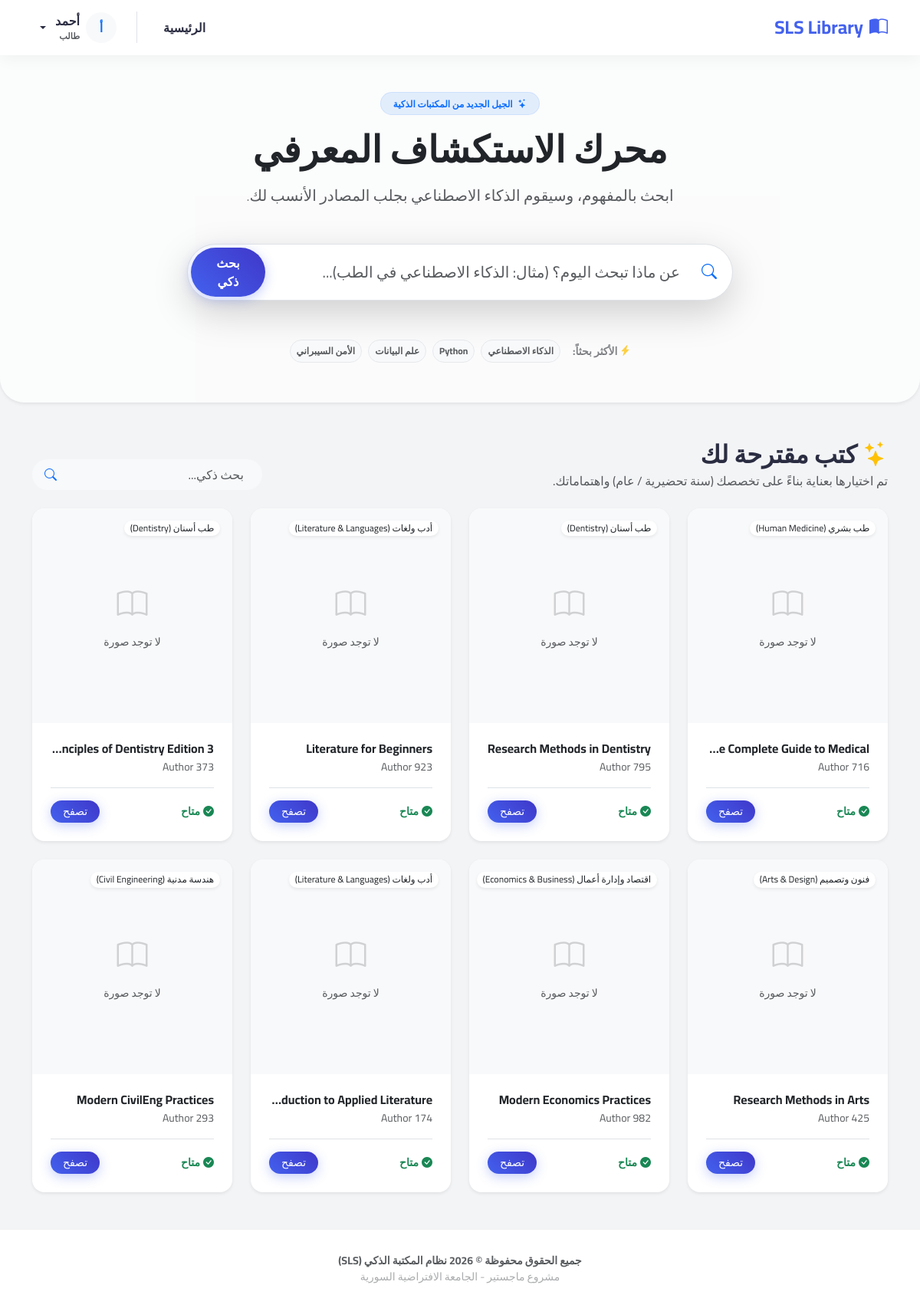
Screenshot of / (signed in) with the database file from the repository.
### library/models.py (models this page shows, shortened)
class StudentProfile(models.Model):
    MAJOR_CHOICES = [
        ('General', 'سنة تحضيرية / عام'),
        ('CS', 'علم الحاسوب (Computer Science)'),
        ('SE', 'هندسة برمجيات (Software Engineering)'),
        ('AI', 'ذكاء اصطناعي (AI)'),
        ('CyberSec', 'أمن سيبراني (Cyber Security)'),
        ('Med', 'طب بشري'),
        ('Dent', 'طب أسنان'),
        ('Pharm', 'صيدلة'),
        ('Arch', 'هندسة معمارية'),
        ('Civil', 'هندسة مدنية'),
        ('Business', 'إدارة أعمال'),
        ('Law', 'حقوق'),
    ]
    user = models.OneToOneField(User, on_delete=models.CASCADE)
    student_id = models.CharField(max_length=20, unique=True, verbose_name="الرقم الجامعي")
    major = models.CharField(
        max_length=50,
        choices=MAJOR_CHOICES,
        default='General',
        verbose_name="التخصص الدراسي"
    )
    interest_fingerprint = models.TextField(blank=True, null=True, verbose_name="بصمة الاهتمامات")

class Book(models.Model):
    CATEGORY_CHOICES = [
        ('Programming', 'برمجة وتطوير (Programming)'),
        ('CyberSecurity', 'أمن سيبراني (Cyber Security)'),
        ('AI', 'ذكاء اصطناعي (AI & Data Science)'),
        ('Networking', 'شبكات واتصالات (Networking)'),
        ('Medical', 'طب بشري (Human Medicine)'),
        ('Pharmacy', 'صيدلة (Pharmacy)'),
        ('Dentistry', 'طب أسنان (Dentistry)'),
        ('Nursing', 'تمريض (Nursing)'),
        ('Engineering', 'هندسة عامة (General Engineering)'),
        ('CivilEng', 'هندسة مدنية (Civil Engineering)'),
        ('Arch', 'هندسة معمارية (Architecture)'),
        ('Electrical', 'هندسة كهربائية (Electrical Eng)'),
        ('Law', 'قانون وحقوق (Law)'),
        ('Economics', 'اقتصاد وإدارة أعمال (Economics & Business)'),
        ('Psychology', 'علم نفس (Psychology)'),
        ('Sociology', 'علم اجتماع (Sociology)'),
        ('History', 'تاريخ (History)'),
        ('Geography', 'جغرافيا (Geography)'),
        ('Literature', 'أدب ولغات (Literature & Languages)'),
        ('Religion', 'شريعة ودراسات إسلامية (Islamic Studies)'),
        ('Math', 'رياضيات (Mathematics)'),
        ('Physics', 'فيزياء (Physics)'),
        ('Chemistry', 'كيمياء (Chemistry)'),
        ('Biology', 'أحياء (Biology)'),
        ('Arts', 'فنون وتصميم (Arts & Design)'),
        ('General', 'ثقافة عامة (General Culture)'),
    ]
    title = models.CharField(max_length=200, verbose_name="عنوان الكتاب")
    author = models.CharField(max_length=100, verbose_name="المؤلف")
    isbn = models.CharField(max_length=13, blank=True, null=True, verbose_name="رقم الإيداع (ISBN)")
    category = models.CharField(max_length=50, choices=CATEGORY_CHOICES, default='General', verbose_name="التصنيف")
    description = models.TextField(blank=True, verbose_name="وصف الكتاب")
    cover_image_url = models.URLField(blank=True, null=True, verbose_name="رابط الغلاف")
    page_count = models.IntegerField(default=100, verbose_name="عدد الصفحات")
    total_copies = models.IntegerField(default=1, verbose_name="العدد الكلي")
    available_copies = models.IntegerField(default=1, verbose_name="النسخ المتاحة")
    tags = models.CharField(max_length=200, blank=True, verbose_name="وسوم")
    embedding = models.JSONField(blank=True, null=True, verbose_name="البصمة الرقمية (AI Vector)")
    created_at = models.DateTimeField(auto_now_add=True)

### library/views.py (the view)
# urls.py: path('', views.home, name='home'),
@login_required
def home(request):
    books = []
    ai_engine = SmartLibraryAI()
    if hasattr(request.user, 'studentprofile'):
        profile = request.user.studentprofile
        last_loan = Transaction.objects.filter(student=profile).order_by('-request_date').first()
        if last_loan:
            books = ai_engine.get_recommendations(last_loan.book.id, top_k=8)
        if not books:
            major_text = profile.get_major_display()
            if major_text != 'General':
                books = ai_engine.recommend_by_profile(major_text, top_k=8)
    if not books:
        books = Book.objects.all().order_by('-id')[:8]
    return render(request, 'library/home.html', {'books': books})

### library/ai_engine.py (called while the page is built, shortened)
    def __new__(cls):
        if cls._instance is None:
            cls._instance = super(SmartLibraryAI, cls).__new__(cls)
            print("⏳ Loading AI Model (Multilingual Pro)...")
            try:
                cls._model = SentenceTransformer('paraphrase-multilingual-MiniLM-L12-v2')
                print("✅ AI Model Loaded Successfully (Supports Arabic & English).")
            except Exception as e:
                print(f"❌ Error loading AI model: {e}")
                cls._model = None
        return cls._instance

    def generate_embedding(self, text):
        if not self._model:
            return []
        embedding = self._model.encode(text, convert_to_tensor=False)
        return embedding.tolist()

    def update_book_embedding(self, book):
        full_text = f"{book.title}. {book.category}. {book.description}. {book.tags}"
        book.embedding = self.generate_embedding(full_text)
        book.save()
        print(f"✅ Updated multilingual embedding for: {book.title}")

    def semantic_search(self, query, top_k=5):
        if not self._model:
            return Book.objects.filter(title__icontains=query)

    def get_recommendations(self, book_id, top_k=4):
        try:
            target_book = Book.objects.get(id=book_id)
            if not target_book.embedding:
                self.update_book_embedding(target_book)
            if not target_book.embedding: return []
        except Book.DoesNotExist:
            return []

    def recommend_by_profile(self, profile_text, top_k=8):
        enhanced_query = f"كتب ومراجع علمية في تخصص {profile_text}"
        return self.semantic_search(enhanced_query, top_k=top_k)

### templates/library/home.html (shortened to what this page needs)
{% extends 'library/base.html' %}
{% block content %}
<section class="position-relative overflow-hidden p-5 text-center bg-white mb-5 rounded-bottom-5 shadow-sm">
    <div class="container position-relative z-1">
        <span class="badge bg-primary bg-opacity-10 text-primary border border-primary border-opacity-10 rounded-pill px-3 py-2 mb-3">
            <i class="bi bi-stars me-1"></i> الجيل الجديد من المكتبات الذكية
        </span>
        <h1 class="display-5 fw-bold mb-3 text-dark">محرك الاستكشاف المعرفي</h1>
        <p class="lead text-muted mb-5">ابحث بالمفهوم، وسيقوم الذكاء الاصطناعي بجلب المصادر الأنسب لك.</p>
        <div class="row justify-content-center mb-5">
            <div class="col-lg-8">
                <form action="{% url 'library:search' %}" method="get" class="hero-search d-flex align-items-center bg-white p-1 rounded-pill shadow-lg border">
                    <div class="ps-3 pe-2 text-primary">
                        <i class="bi bi-search fs-5"></i>
                    </div>
                    <input type="text" name="q" class="form-control border-0 shadow-none fs-5" placeholder="عن ماذا تبحث اليوم؟ (مثال: الذكاء الاصطناعي في الطب)..." required>
                    <button class="btn btn-primary rounded-pill px-4 py-2 fw-bold" type="submit">بحث ذكي</button>
                </form>
            </div>
        </div>
        <div class="d-flex justify-content-center align-items-center flex-wrap gap-2 opacity-75">
            <span class="text-muted small me-2 py-2 fw-bold"><i class="bi bi-lightning-charge-fill text-warning"></i> الأكثر بحثاً:</span>
            <a href="{% url 'library:search' %}?q=الذكاء الاصطناعي" class="badge rounded-pill bg-light text-dark border p-2 text-decoration-none hover-shadow">الذكاء الاصطناعي</a>
            <a href="{% url 'library:search' %}?q=Python Programming" class="badge rounded-pill bg-light text-dark border p-2 text-decoration-none hover-shadow">Python</a>
            <a href="{% url 'library:search' %}?q=Data Science" class="badge rounded-pill bg-light text-dark border p-2 text-decoration-none hover-shadow">علم البيانات</a>
            <a href="{% url 'library:search' %}?q=Cyber Security" class="badge rounded-pill bg-light text-dark border p-2 text-decoration-none hover-shadow">الأمن السيبراني</a>
        </div>
    </div>
    <div class="position-absolute top-0 start-0 w-100 h-100 bg-light opacity-50"
         style="background-image: radial-gradient(#4361ee 0.5px, transparent 0.5px); background-size: 20px 20px; z-index: 0;">
    </div>
</section>
<div class="container my-5">
    <div class="d-flex justify-content-between align-items-end mb-4">
        <div>
            {% if user.studentprofile %}
                <h2 class="fw-bold mb-1">
                    <i class="bi bi-stars text-warning me-2"></i>كتب مقترحة لك
                </h2>
                <p class="text-muted mb-0">تم اختيارها بعناية بناءً على تخصصك ({{ user.studentprofile.get_major_display }}) واهتماماتك.</p>
            {% else %}
                <h2 class="fw-bold mb-1">أحدث الإضافات</h2>
                <p class="text-muted mb-0">استكشف أحدث الكتب التي وصلت إلى مكتبتنا.</p>
            {% endif %}
        </div>
        <div class="d-none d-md-block" style="width: 300px;">
            <form action="{% url 'library:search' %}" method="get" class="position-relative">
                <input type="text" name="q" class="form-control rounded-pill ps-4 pe-5 bg-light border-0 py-2" placeholder="بحث ذكي...">
                <button type="submit" class="btn position-absolute top-50 end-0 translate-middle-y border-0 text-primary pe-3">
                    <i class="bi bi-search"></i>
                </button>
            </form>
        </div>
    </div>
    <div class="row row-cols-1 row-cols-sm-2 row-cols-lg-4 g-4">
        {% for book in books %}
        <div class="col">
            <div class="card h-100 border-0 shadow-sm hover-up rounded-4 overflow-hidden">
                <div class="position-relative bg-light text-center overflow-hidden" style="height: 280px;">
                    {% if book.cover_image_url %}
                        <img src="{{ book.cover_image_url }}" class="w-100 h-100 object-fit-cover transition-transform" alt="{{ book.title }}">
                    {% else %}
                        <div class="w-100 h-100 d-flex flex-column align-items-center justify-content-center text-muted">
                            <i class="bi bi-book fs-1 mb-2 opacity-25"></i>
                            <span class="small">لا توجد صورة</span>
                        </div>
                    {% endif %}
                    <span class="position-absolute top-0 start-0 m-3 badge bg-white text-dark shadow-sm rounded-pill fw-normal">
                        {{ book.get_category_display }}
                    </span>
                </div>
                <div class="card-body p-4">
                    <h6 class="fw-bold mb-1 text-truncate" title="{{ book.title }}">{{ book.title }}</h6>
                    <p class="text-muted small mb-3">{{ book.author }}</p>
                    <div class="d-flex justify-content-between align-items-center mt-3 border-top pt-3">
                        {% if book.available_copies > 0 %}
                            <small class="text-success fw-bold"><i class="bi bi-check-circle-fill me-1"></i>متاح</small>
                        {% else %}
                            <small class="text-danger fw-bold"><i class="bi bi-x-circle-fill me-1"></i>غير متاح</small>
                        {% endif %}
                        <a href="{% url 'library:book_detail' book.id %}" class="btn btn-primary btn-sm rounded-pill px-3 stretched-link">
                            تصفح
                        </a>
                    </div>
                </div>
            </div>
        </div>
        {% endfor %}
    </div>
</div>
{% endblock %}

### templates/library/base.html (shortened to what this page needs)
<!DOCTYPE html>
<html lang="ar" dir="rtl">
<head>
    <link rel="stylesheet" href="https://cdn.jsdelivr.net/npm/bootstrap@5.3.0/dist/css/bootstrap.rtl.min.css">
    <link rel="stylesheet" href="https://cdn.jsdelivr.net/npm/bootstrap-icons@1.11.0/font/bootstrap-icons.css">
</head>
<body>
    <nav class="navbar navbar-expand-lg sticky-top">
        <div class="container">
            <a class="navbar-brand" href="{% url 'library:home' %}">
                <i class="bi bi-book-half me-2"></i>SLS Library
            </a>
            <div class="collapse navbar-collapse" id="navbarNav">
                <ul class="navbar-nav ms-auto mb-2 mb-lg-0">
                    <li class="nav-item">
                        <a class="nav-link" href="{% url 'library:home' %}">الرئيسية</a>
                    </li>
                </ul>
                <div class="d-flex align-items-center border-start ps-3 ms-3">
                    {% if user.is_authenticated %}
                        <div class="dropdown">
                            <a class="nav-link dropdown-toggle d-flex align-items-center gap-2" href="#" role="button" data-bs-toggle="dropdown">
                                <div class="bg-light rounded-circle d-flex align-items-center justify-content-center text-primary fw-bold" style="width: 40px; height: 40px;">
                                    {{ user.first_name|slice:":1" }}
                                </div>
                                <div>
                                    <span class="fw-bold">{{ user.first_name }}</span>
                                    {% if user.is_superuser %}
                                        <span class="admin-badge d-block text-center">مشرف النظام</span>
                                    {% else %}
                                        <span class="text-muted d-block small" style="font-size: 0.7rem;">طالب</span>
                                    {% endif %}
                                </div>
                            </a>
                        </div>
                    {% else %}
                        <a href="{% url 'library:login' %}" class="btn btn-outline-primary btn-auth me-2">دخول</a>
                        <a href="{% url 'library:register' %}" class="btn btn-primary btn-auth">حساب جديد</a>
                    {% endif %}
                </div>
            </div>
        </div>
    </nav>
    <main>
        {% block content %}
        {% endblock %}
    </main>
    <footer class="text-center text-muted">
        <div class="container">
            <p class="mb-0 small fw-bold">جميع الحقوق محفوظة © 2026 نظام المكتبة الذكي (SLS)</p>
            <p class="mb-0 small opacity-50">مشروع ماجستير - الجامعة الافتراضية السورية</p>
        </div>
    </footer>
</body>
</html>

### templates/library/base.html (style rules this page uses)
:root { --primary-color: #4361ee; --secondary-color: #3f37c9; --accent-color: #4cc9f0; --bg-color: #f3f4f6; --card-bg: #ffffff; --text-main: #2b2d42; --text-muted: #8d99ae; }
body { font-family: 'Cairo', sans-serif; background-color: var(--bg-color); color: var(--text-main); min-height: 100vh; display: flex; flex-direction: column; }
.navbar { background: rgba(255, 255, 255, 0.95); backdrop-filter: blur(10px); box-shadow: 0 4px 20px rgba(0,0,0,0.05); padding: 0.8rem 0; }
.navbar-brand { font-weight: 700; color: var(--primary-color) !important; font-size: 1.5rem; }
.nav-link { color: var(--text-main) !important; font-weight: 600; margin: 0 10px; transition: color 0.3s; }
.card { background: var(--card-bg); border: none; border-radius: 16px; box-shadow: 0 10px 30px rgba(0,0,0,0.04); transition: transform 0.3s ease, box-shadow 0.3s ease; overflow: hidden; }
.btn-primary { background: linear-gradient(45deg, var(--primary-color), var(--secondary-color)); border: none; box-shadow: 0 4px 15px rgba(67, 97, 238, 0.3); }
.hero-search { background: #fff; border-radius: 50px; padding: 10px; box-shadow: 0 10px 40px rgba(0,0,0,0.08); border: 1px solid rgba(0,0,0,0.05); }
.hero-search input { border: none; padding: 10px 20px; font-size: 1.1rem; }
footer { margin-top: auto; background: white; padding: 30px 0; border-top: 1px solid rgba(0,0,0,0.05); }

### templates/library/home.html (style rules this page uses)
.hover-up { transition: transform 0.2s ease, box-shadow 0.2s ease; }

### rows the page displays
Book: shows "لا توجد صورة", category "طب بشري (Human Medicine)", title "The Complete Guide to Medical", author "Author 716", available_copies "متاح"
Book: shows "لا توجد صورة", category "طب أسنان (Dentistry)", title "Research Methods in Dentistry", author "Author 795", available_copies "متاح"
Book: shows "لا توجد صورة", category "أدب ولغات (Literature & Languages)", title "Literature for Beginners", author "Author 923", available_copies "متاح"
Book: shows "لا توجد صورة", category "طب أسنان (Dentistry)", title "Principles of Dentistry Editio…", author "Author 373", available_copies "متاح"
Book: shows "لا توجد صورة", category "فنون وتصميم (Arts & Design)", title "Research Methods in Arts", author "Author 425", available_copies "متاح"
Book: shows "لا توجد صورة", category "اقتصاد وإدارة أعمال (Economics & Business)", title "Modern Economics Practices", author "Author 982", available_copies "متاح"
Book: shows "لا توجد صورة", category "أدب ولغات (Literature & Languages)", title "Introduction to Applied Literatu…", author "Author 174", available_copies "متاح"
Book: shows "لا توجد صورة", category "هندسة مدنية (Civil Engineering)", title "Modern CivilEng Practices", author "Author 293", available_copies "متاح"

### other values shown
{{ user.first_name|slice:":1" }} "أ"
{{ user.first_name }} "أحمد"
{{ user.studentprofile.get_major_display }} "سنة تحضيرية / عام"
